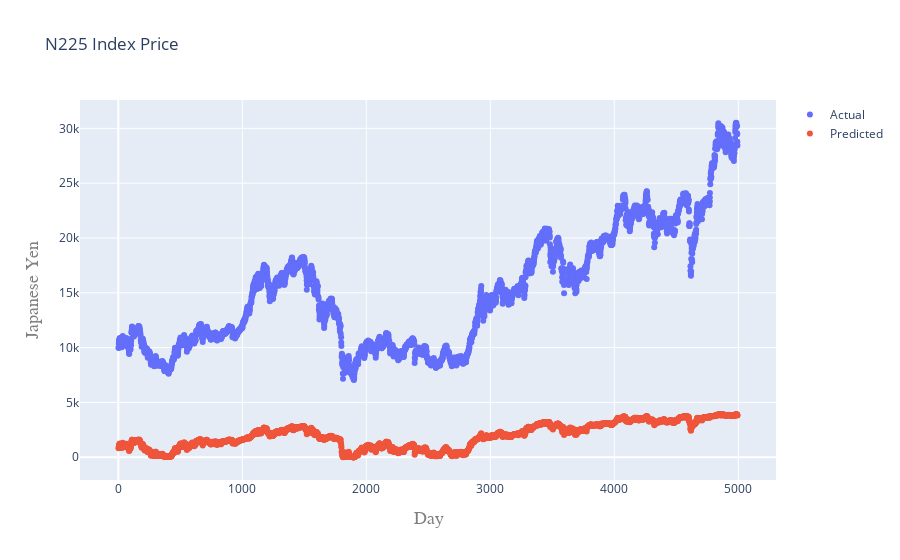

Write notebook code for a chart like this one.
### Code cell
# Fourth Model - Gaussian NB

#%%time

#warnings.filterwarnings('ignore')
from sklearn.naive_bayes import GaussianNB, MultinomialNB
param_grid = {'var_smoothing': [0.001, 0.01, 0.1, 1.0]}

gnb = GaussianNB()

gnb = GridSearchCV(gnb, param_grid, scoring='accuracy', cv=2, verbose=1, n_jobs=-1)
gnb.fit(X_train, training_scores_encoded)

params_optimal = gnb.best_params_

gaussianNB_clf = GaussianNB(**params_optimal)

gaussianNB_clf.fit(X_train, training_scores_encoded) 

y_test_predicted = gaussianNB_clf.predict(X_test)

#Plot actual and predicted values for train dataset
trace0 = go.Scatter(
    x = X_train.T[0],
    y = Y_train,
    mode = 'markers',
    name = 'Actual'
)
trace1 = go.Scatter(
    x = X_train.T[0],
    y = gaussianNB_clf.predict(X_train).T,
    mode = 'markers',
    name = 'Predicted'
)
VTI_data = [trace0,trace1]
layout.xaxis.title.text = 'Day'
plot2 = go.Figure(data=VTI_data, layout=layout)

iplot(plot2)

### Figure 1 — Plotly figure (JSON) as saved in the notebook; plotly's stock layout.template omitted (floating-point values rounded to 4 significant figures; data arrays with more than 128 entries replaced by an {"elided": "..."} marker saying what was removed)
{"data": [{"mode": "markers", "name": "Actual", "type": "scatter", "x": {"elided": "3915 int values"}, "y": {"elided": "3915 float values"}}, {"mode": "markers", "name": "Predicted", "type": "scatter", "x": {"elided": "3915 int values"}, "y": {"elided": "3915 int values"}}], "layout": {"title": {"text": "N225 Index Price"}, "xaxis": {"title": {"font": {"color": "#7f7f7f", "family": "Courier New, monospace", "size": 18}, "text": "Day"}}, "yaxis": {"title": {"font": {"color": "#7f7f7f", "family": "Courier New, monospace", "size": 18}, "text": "Japanese Yen"}}}}
